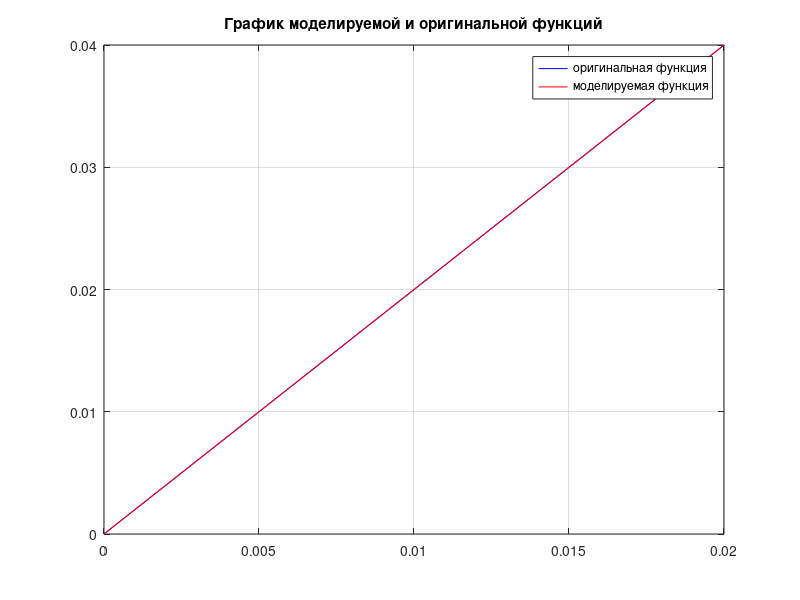
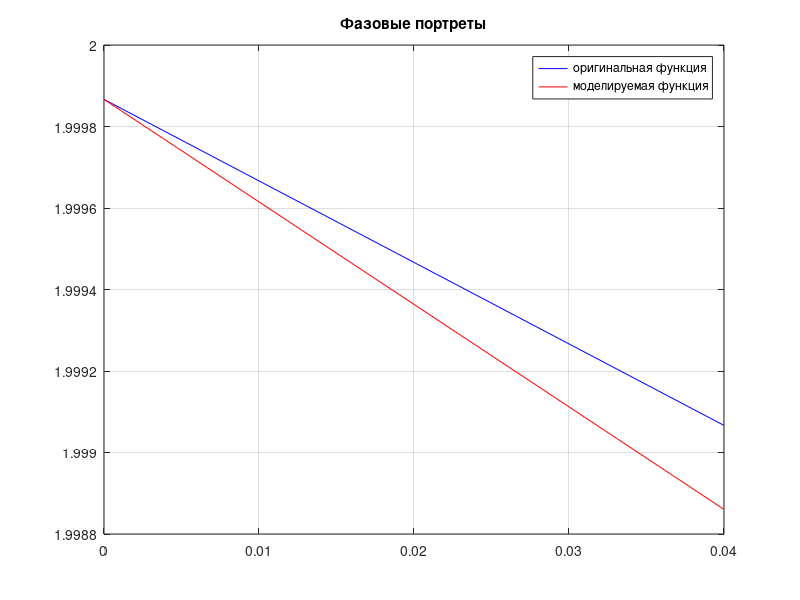

Write the MATLAB code that produced these figures, in order.
clear all;
clc;
close all;

1;
function y = func(x)
  y = 2*sin(x);
endfunction

function f = systema(~, x)
  global C;
  f(1) = x(2);
  f(2) = x(3);
  f(3) = (C(1) + C(2)*x(1) + C(3)*x(2) + C(4)*x(3) + C(5)*x(1)*x(2) ...
  + C(6)*x(2)*x(3) + C(7)*x(1)*x(3) + C(8)*x(1)*x(1) ...
  + C(9)*x(2)*x(2) + C(10)*x(3)*x(3) + C(11)*x(1)*x(2)*x(3) ...
  + C(12)*x(1)*x(1)*x(2) + C(13)*x(1)*x(1)*x(3) ...
  + C(14)*x(1)*x(2)*x(2) + C(15)*x(2)*x(2)*x(3) + C(16)*x(1)*x(3)*x(3) ...
  + C(17)*x(2)*x(3)*x(3) + C(18)*x(1)*x(1)*x(1) ...
  + C(19)*x(2)*x(2)*x(2) + C(20)*x(3)*x(3)*x(3));
  f = f';
endfunction

% формирование необходимых временных рядов
% границы отрезка
a = 0;
b = 8;
global C x1 x2 x3 x4;
n = 400;
m = 20;
% шаг интегрирования
step = (b - a) / n;
% временная ось
x = a:step:b;
% значения исходной функции

y = func(x);
y2 = zeros(1,n+1);
y3 = zeros(1,n+1);
y4 = zeros(1,n+1);
x1 = zeros(m,1);
x2 = zeros(m,1);
x3 = zeros(m,1);
x4 = zeros(m,1);
C = zeros(1,m);
% Вычиследние производных
for i=1:n-1
  y2(i)=(y(i+1)-y(i))/step;
end
for i=1:n-1
  y3(i)=(y2(i+1)-y2(i))/step;
end
for i=1:n-1
  y4(i)=(y3(i+1)-y3(i))/step;
end
% выборочные точки
for i=0:m-1
  x1(i+1)=y(round(n/m)*i+1);
  x2(i+1)=y2(round(n/m)*i+1);
  x3(i+1)=y3(round(n/m)*i+1);
  x4(i+1)=y4(round(n/m)*i+1);
end

% формирование нелинейной функции
A = zeros(m,m);
for i=1:m
  A(i,:) = [1 x1(i) x2(i) x3(i) x1(i)*x2(i) ...
    x2(i)*x3(i) x1(i)*x3(i) (x1(i))^2 (x2(i))^2 ...
    (x3(i))^2 x1(i)*x2(i)*x3(i) (x1(i))^2*x2(i) ...
    (x1(i))^2*x3(i) x1(i)*(x2(i))^2 (x2(i))^2*x3(i) ...
    x1(i)*(x3(i))^2 x2(i)*(x3(i))^2 (x1(i))^3 ...
    (x2(i))^3 (x3(i))^3];
end

% находение коэф. Ci и решение системы дифф. уравнений

C = A\x4;
disp('C = ');
disp(C);
[~, s] = ode45('systema', x, [x1(1) x2(1) x3(1)]);
disp('The solve is ');
disp(s);
% визуализация результатов
Y = s(:,1);
Y2 = s(:,2);

% === PATCH =============

y = y(1:1:length(Y))
x = x(1:1:length(Y))
Y2 = Y2(1:1:length(Y))
y2 = y2(1:1:length(Y))

% =======================

figure;
plot(x,y,'-b',x,Y,'-r');
grid on
title('График моделируемой и оригинальной функций');
legend('оригинальная функция','моделируемая функция', 'location', 'northeast')
figure;
plot(y,y2, '-b',Y,Y2,'-r')
grid on
title('Фазовые портреты');
legend('оригинальная функция','моделируемая функция', 'location', 'northeast')